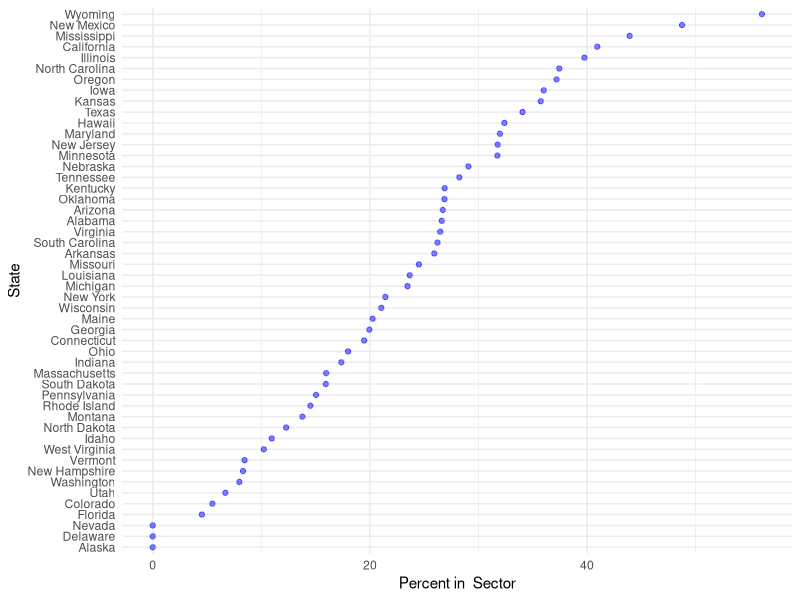
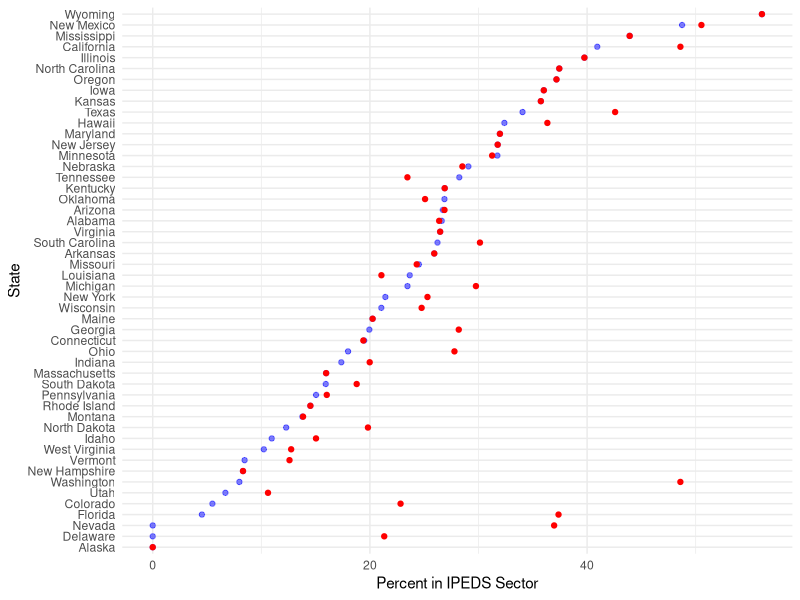
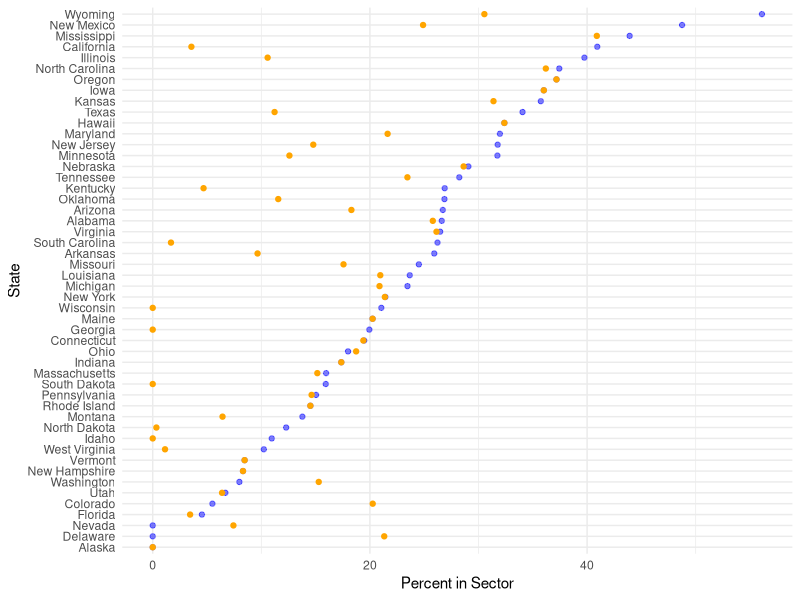
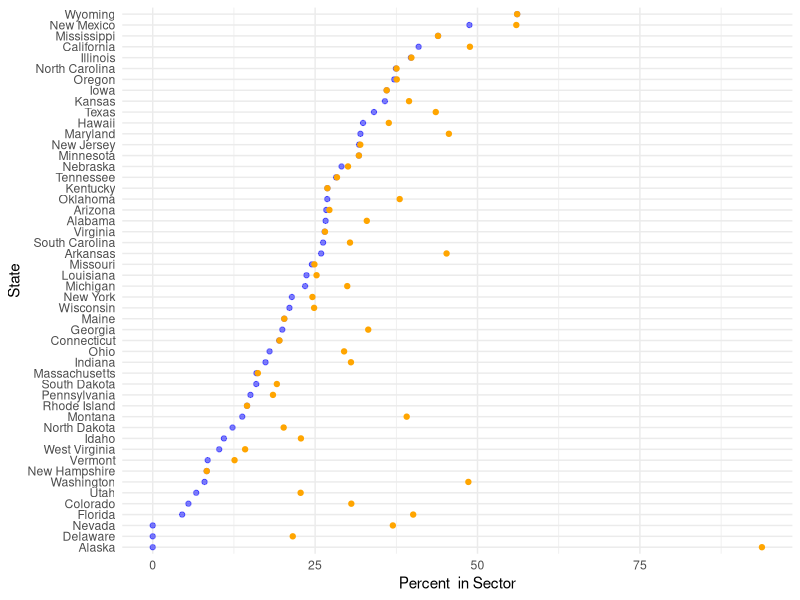

Generate these figures, in order, with R:
## ---- chunk 1
library(tidyverse)
library(here)
## ---- chunk 2
inst<-read_csv(here("data/cleaned/institutions.csv"))
## ---- chunk 3
inst<-inst%>%
  ## create four different definitions of what a "cc is"
  ## IPEDS:sector, already defined
  ## Has CC in name
  mutate(`CC in Name`=ifelse(
    str_detect(instnm,"Community College") & control==1,1,0))%>%
  ## Carnegie Classification
  mutate(`Carnegie Associates Inst`=
           ifelse(c18ipug%in%c(1:3,5) &control==1,1,0)) %>%
  ## Less  than .5 of degrees are bachelors 
  mutate(all_degrees=Bachelors  +
         Masters +
         PhD +  
         `Cert> 1`+
         Postbac+ 
         Associates+
         `Cert<1`  )%>%
  mutate(prop_bach=Bachelors/all_degrees)%>%
  mutate(`Non-Bachelors`=ifelse(prop_bach<.5&control==1,1,0))%>%
  rename(State=name)
## ---- chunk 4
## IPEDS Dataset
inst_ipeds<-inst%>%
  group_by(State)%>%
  mutate(`FTE in State`=sum(fteug))%>%
  group_by(State,sector)%>%
  summarize(`FTE in IPEDS Sector`=sum(fteug),
            `Total FTE`=mean(`FTE in State`))%>%
  mutate(`Percent in IPEDS Sector`=(`FTE in IPEDS Sector`/`Total FTE`)*100)%>%
  filter(sector==4)%>%
  select(State,`FTE in IPEDS Sector`,`Percent in IPEDS Sector`)
## ---- chunk 5
## Carnegie
inst_carnegie<-inst%>%
  group_by(State)%>%
  mutate(`FTE in State`=sum(fteug))%>%
  group_by(State,`Carnegie Associates Inst`)%>%
  summarize(`FTE in Carnegie Associates`=sum(fteug),
            `Total FTE`=mean(`FTE in State`))%>%
  mutate(`Percent in Carnegie Associates`=
           (`FTE in Carnegie Associates`/`Total FTE`)*100)%>%
  filter(`Carnegie Associates Inst`==1)%>%
  select(State,`FTE in Carnegie Associates`,`Percent in Carnegie Associates`)
## ---- chunk 6
## CC in Name
inst_cc_name<-inst%>%
  group_by(State)%>%
  mutate(`FTE in State`=sum(fteug))%>%
  group_by(State,`CC in Name`)%>%
  summarize(`FTE in Named CCs`=sum(fteug),
            `Total FTE`=mean(`FTE in State`))%>%
  mutate(`Percent in Named CCs`=
           (`FTE in Named CCs`/`Total FTE`)*100)%>%
  filter(`CC in Name`==1)%>%
  select(State,`FTE in Named CCs`,`Percent in Named CCs`)
## ---- chunk 7
##  Non-Bachelors
inst_not_bach<-inst%>%
  group_by(State)%>%
  mutate(`FTE in State`=sum(fteug))%>%
  group_by(State,`Non-Bachelors`)%>%
  summarize(`FTE in Primarily Non-Bachelors`=sum(fteug),
            `Total FTE`=mean(`FTE in State`))%>%
  mutate(`Percent in Primarily Non-Bachelors`=
           (`FTE in Primarily Non-Bachelors`/`Total FTE`)*100)%>%
  filter(`Non-Bachelors`==1)%>%
  select(State,
         `FTE in Primarily Non-Bachelors`,
         `Percent in Primarily Non-Bachelors`,
         `Total FTE`)
## ---- chunk 8
df<-inst_ipeds%>%
  full_join(inst_carnegie,by="State")%>%
  full_join(inst_cc_name,by="State")%>%
  full_join(inst_not_bach)%>%
  mutate(
    across(everything(), ~replace_na(.x, 0))
  )
## ---- chunk 9
df%>%
  ggplot(aes(x=fct_reorder(State,`Percent in IPEDS Sector`),
                           y=`Percent in IPEDS Sector`))+
  theme_minimal()+
  geom_point(color="blue",alpha=.5)+
  coord_flip()+
  xlab("State")+
  ylab("Percent in  Sector")

## ---- chunk 10
df%>%
  ggplot(aes(x=fct_reorder(State,`Percent in IPEDS Sector`),
                           y=`Percent in IPEDS Sector`))+
  theme_minimal()+
  geom_point(color="blue",alpha=.5)+
  geom_point(data=df,
             aes(x=fct_reorder(State,`Percent in IPEDS Sector`),
                           y=`Percent in Carnegie Associates`),color="red")+
  coord_flip()+
  xlab("State")
## ---- chunk 11
df%>%
  mutate(diff=`FTE in IPEDS Sector`- `FTE in Carnegie Associates`)%>%
  arrange(diff)%>%
  select(State, diff)%>%
  print(n=50)


df%>%ungroup()%>%
  mutate(diff=`FTE in IPEDS Sector`- `FTE in Carnegie Associates`)%>%
  filter(diff<0)%>%
  summarize(sum(diff))


## ---- chunk 12
df%>%
  ggplot(aes(x=fct_reorder(State,`Percent in IPEDS Sector`),
                           y=`Percent in IPEDS Sector`))+
  theme_minimal()+
  geom_point(color="blue",alpha=.5)+
  geom_point(data=df,
             aes(x=fct_reorder(State,`Percent in IPEDS Sector`),
                           y=`Percent in Named CCs`),color="orange")+
  coord_flip()+
  xlab("State")+
  ylab("Percent in Sector")
## ---- chunk 13
df%>%
  mutate(diff=`FTE in IPEDS Sector`- `Percent in Named CCs`)%>%
  arrange(diff)%>%
  select(State, diff)%>%
  print(n=50)


df%>%ungroup()%>%
  mutate(diff=`FTE in IPEDS Sector`- `Percent in Named CCs`)%>%
  filter(diff>0)%>%
  summarize(sum(diff,na.rm=TRUE))

## ---- chunk 14
df%>%
  ggplot(aes(x=fct_reorder(State,`Percent in IPEDS Sector`),
                           y=`Percent in IPEDS Sector`))+
  theme_minimal()+
  geom_point(color="blue",alpha=.5)+
  geom_point(data=df,
             aes(x=fct_reorder(State,`Percent in IPEDS Sector`),
                           y=`Percent in Primarily Non-Bachelors`),color="orange")+
  coord_flip()+
  xlab("State")+
  ylab("Percent  in Sector")
